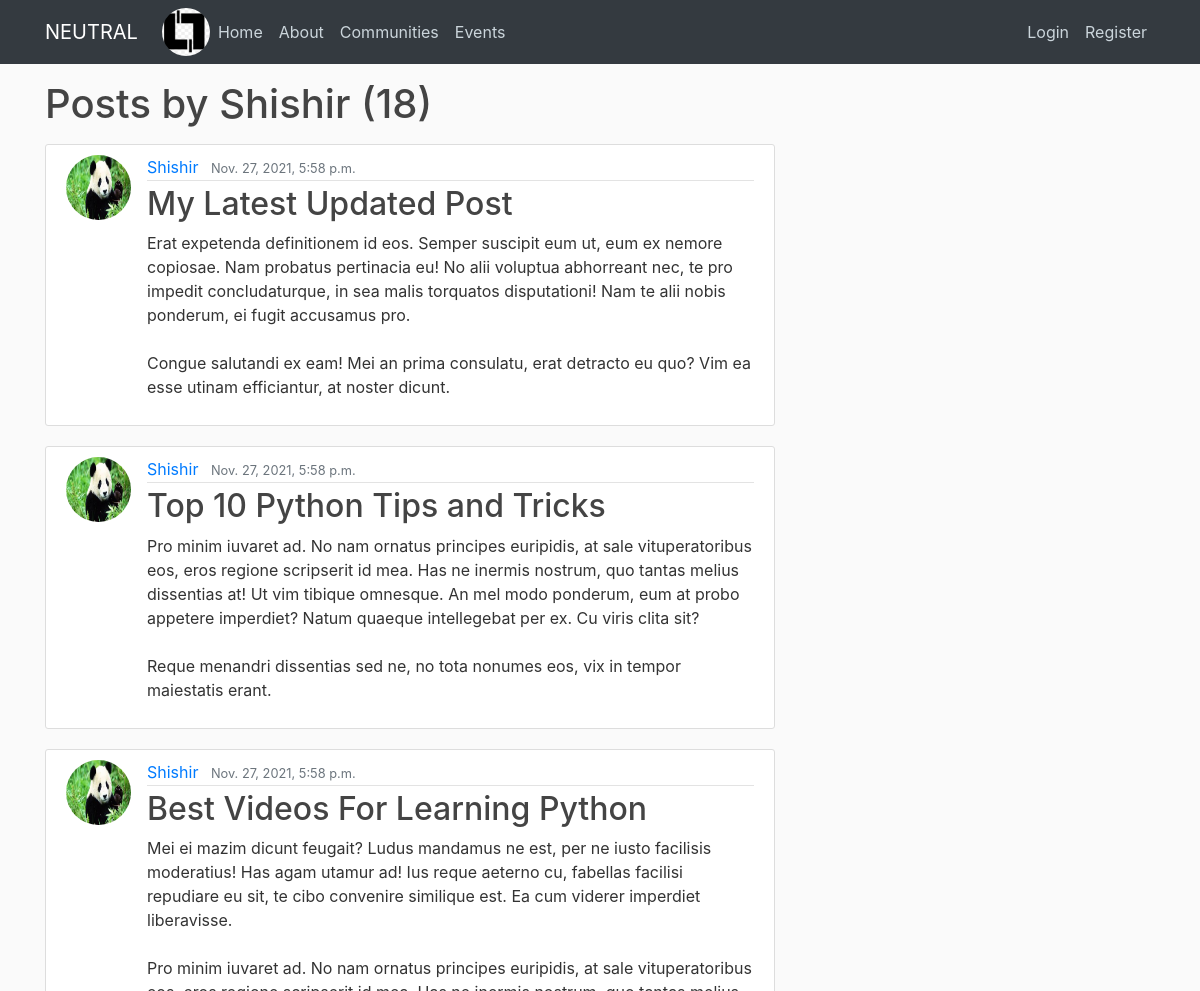
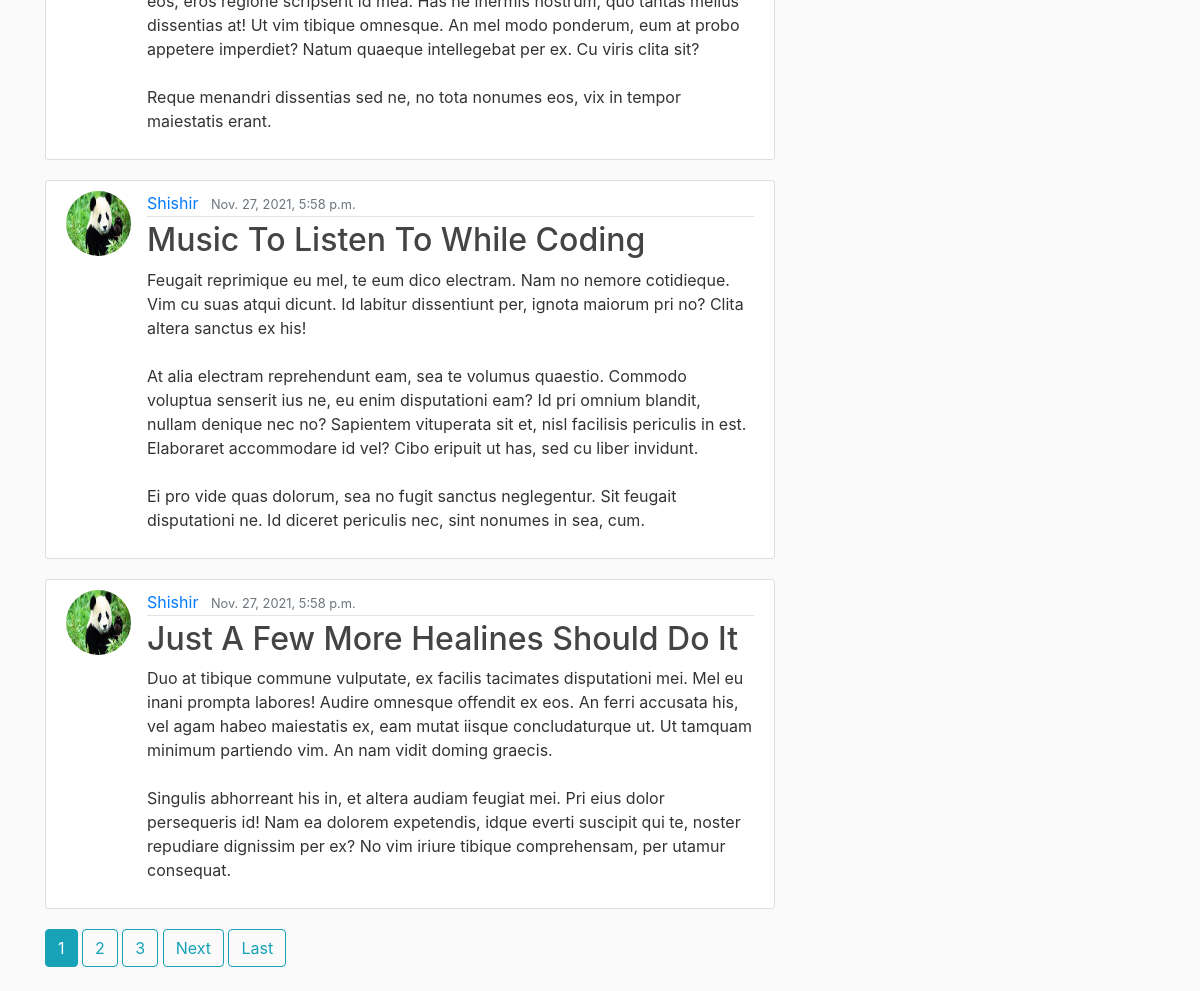
Screenshot of /user/Shishir with the database file from the repository (2 pictures, top to bottom).
### blog/models.py (models this page shows, shortened)
class Post(models.Model):
	title = models.CharField(max_length=200)
	content = models.TextField()
	date_posted = models.DateTimeField(default= timezone.now)
	author = models.ForeignKey(User, on_delete=models.CASCADE)
	community = models.CharField(max_length=20 ,choices=COMMUNITY_CHOICES, default='All')
	dislikes = models.ManyToManyField(User, related_name = 'post_dislikes')
	likes = models.ManyToManyField(User, related_name = 'post_likes')
	image = models.ImageField(null=True, blank=True, upload_to = "post-images/")

### users/models.py (models this page shows, shortened)
class Profile(models.Model):
	user = models.OneToOneField(User, on_delete=models.CASCADE)
	image = models.ImageField(default='default.jpg', upload_to = 'profile_pics')

### blog/views.py (the view)
# urls.py: path('user/<str:username>', UserPostListView.as_view() , name='user-posts'),
class UserPostListView(ListView):
	model = Post
	template_name = 'blog/user_posts.html' #<app>/<model>_<viewtype>.html
	context_object_name = 'posts'
	paginate_by = 5
	def get_queryset(self):
		user = get_object_or_404(User, username = self.kwargs.get('username'))
		return Post.objects.filter(author=user).order_by('-date_posted')

### blog/templates/blog/user_posts.html (shortened to what this page needs)
{% extends "blog/base.html" %}
{% block content %}
	<h1 class = "mb-3">Posts by {{view.kwargs.username}} ({{ page_obj.paginator.count }})</h1>
	{% for post in posts %}
		<article class="media content-section">
		  <img class = "rounded-circle article-img" src = "{{post.author.profile.image.url}}">
		  <div class="media-body">
		    <div class="article-metadata">
		      <a class="mr-2" href="{% url 'user-posts' post.author.username %}">{{ post.author }}</a>
		      <small class="text-muted">{{ post.date_posted }}</small>
		    </div>
		    <h2><a class="article-title" href="{% url 'post-detail' post.id%}">{{ post.title }}</a></h2>
		    <p class="article-content">{{ post.content }}</p>
		  </div>
		</article>
	{% endfor %}
	{% if is_paginated %}
		{% for num in page_obj.paginator.page_range %}
			{% if page_obj.number == num %}
				<a class = 'btn btn-info mb-4'href="?page={{num}}">{{num}}</a>
			{% elif num > page_obj.number|add:'-3' and num < page_obj.number|add:'3' %}
				<a class = 'btn btn-outline-info mb-4'href="?page={{num}}">{{num}}</a>
			{% endif %}
		{% endfor%}
		{% if page_obj.has_next %}
       		<a class="btn btn-outline-info mb-4" href="?page={{ page_obj.next_page_number }}">Next</a>
        	<a class="btn btn-outline-info mb-4" href="?page={{ page_obj.paginator.num_pages }}">Last</a>
      	{% endif %}
	{%endif%}
{% endblock content %}

### blog/static/blog/main.css (style rules this page uses)
body { background: #fafafa; color: #333333; margin-top: 5rem; }
h1, h2, h3, h4, h5, h6 { color: #444444; }
.content-section { background: #ffffff; padding: 10px 20px; border: 1px solid #dddddd; border-radius: 3px; margin-bottom: 20px; }
.article-title { color: #444444; }
.article-content { white-space: pre-line; }
.article-img { height: 65px; width: 65px; margin-right: 16px; }
.article-metadata { padding-bottom: 1px; margin-bottom: 4px; border-bottom: 1px solid #e3e3e3 }
img { padding: 0; display: block; margin: 0 auto auto 0; height: 200px; width: 200px; max-height: 200px; max-width: 200px; }

### rows the page displays
Post: author.profile.image (picture), author "Shishir", date_posted "Nov. 27, 2021, 5:58 p.m.", title "My Latest Updated Post", content "Erat expetenda definitionem id eos. Semper suscipit eum ut, eum ex nemore copiosae. Nam probatus pertinacia eu! No alii voluptua abhorreant nec, te pro impedit concludaturque, in sea malis torquatos disputationi! Nam te alii nobis ponderum, ei fugit accusamus pro. Congue salutandi ex eam! Mei an prima consulatu, erat detracto eu quo? Vim ea esse utinam efficiantur, at noster dicunt."
Post: author.profile.image (picture), author "Shishir", date_posted "Nov. 27, 2021, 5:58 p.m.", title "Top 10 Python Tips and Tricks", content "Pro minim iuvaret ad. No nam ornatus principes euripidis, at sale vituperatoribus eos, eros regione scripserit id mea. Has ne inermis nostrum, quo tantas melius dissentias at! Ut vim tibique omnesque. An mel modo ponderum, eum at probo appetere imperdiet? Natum quaeque intellegebat per ex. Cu viris clita sit? Reque menandri dissentias sed ne, no tota nonumes eos, vix in tempor maiestatis erant."
Post: author.profile.image (picture), author "Shishir", date_posted "Nov. 27, 2021, 5:58 p.m.", title "Best Videos For Learning Python", content "Mei ei mazim dicunt feugait? Ludus mandamus ne est, per ne iusto facilisis moderatius! Has agam utamur ad! Ius reque aeterno cu, fabellas facilisi repudiare eu sit, te cibo convenire similique est. Ea cum viderer imperdiet liberavisse. Pro minim iuvaret ad. No nam ornatus principes euripidis, at sale vituperatoribus eos, eros regione scripserit id mea. Has ne inermis nostrum, quo tantas melius dissentias at! Ut vim tibique omnesque. An mel modo ponderum, eum at probo appetere imperdiet? Natum quaeque intellegebat per ex. Cu viris clita sit? Reque menandri dissentias sed ne, no tota nonumes eos, vix in tempor maiestatis erant."
Post: author.profile.image (picture), author "Shishir", date_posted "Nov. 27, 2021, 5:58 p.m.", title "Music To Listen To While Coding", content "Feugait reprimique eu mel, te eum dico electram. Nam no nemore cotidieque. Vim cu suas atqui dicunt. Id labitur dissentiunt per, ignota maiorum pri no? Clita altera sanctus ex his! At alia electram reprehendunt eam, sea te volumus quaestio. Commodo voluptua senserit ius ne, eu enim disputationi eam? Id pri omnium blandit, nullam denique nec no? Sapientem vituperata sit et, nisl facilisis periculis in est. Elaboraret accommodare id vel? Cibo eripuit ut has, sed cu liber invidunt. Ei pro vide quas dolorum, sea no fugit sanctus neglegentur. Sit feugait disputationi ne. Id diceret periculis nec, sint nonumes in sea, cum."
Post: author.profile.image (picture), author "Shishir", date_posted "Nov. 27, 2021, 5:58 p.m.", title "Just A Few More Healines Should Do It", content "Duo at tibique commune vulputate, ex facilis tacimates disputationi mei. Mel eu inani prompta labores! Audire omnesque offendit ex eos. An ferri accusata his, vel agam habeo maiestatis ex, eam mutat iisque concludaturque ut. Ut tamquam minimum partiendo vim. An nam vidit doming graecis. Singulis abhorreant his in, et altera audiam feugiat mei. Pri eius dolor persequeris id! Nam ea dolorem expetendis, idque everti suscipit qui te, noster repudiare dignissim per ex? No vim iriure tibique comprehensam, per utamur consequat."

### other values shown
{{ view.kwargs.username }} "Shishir"
{{ page_obj.paginator.count }} "18"
{{ num }} "1"
{{ num }} "2" "3"
